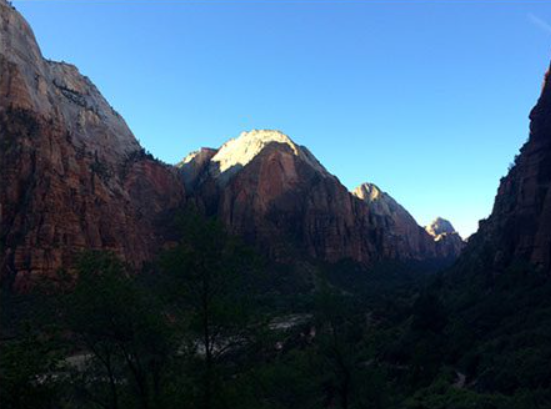
#> input picture week 4/1.png, 551 x 409 px
$ jupyter execute task2.ipynb
#> lines starting #> are read from the running program, lines starting #| are printed output that depends on the picture
[cell 1]
import cv2
import numpy as np
import matplotlib.pyplot as plt

[cell 2]
def contrast_stretching(img_path, s_max, s_min):

#> called with img_path = '1.png', s_max = 0, s_min = 50
    img = cv2.imread(img_path)
#> img is the input picture: shape (409, 551, 3); mean B, G, R 112.1, 87.7, 59.3
    r_min = np.min(img)
#> r_min = 0
    r_max = np.max(img)
#> r_max = 255

    s = ((s_max - s_min)/(r_max - r_min))*(img-r_min) + s_min
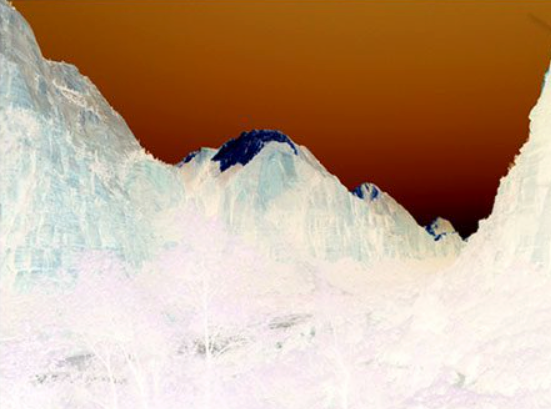
#> s: shape (409, 551, 3) float64; mean B, G, R 28, 32.8, 38.4; drawn with min black and max white

    s = np.clip(s, s_min, s_max).astype('uint8')
#> s: shape (409, 551, 3); every value is 0
    plt.figure(figsize=[15, 5])
    plt.subplot(121)
    plt.imshow(img[..., ::-1])
    plt.title("Original")
    plt.subplot(122)
    plt.imshow(s[..., ::-1])
    plt.title("Contrast Stretching")
    plt.show()
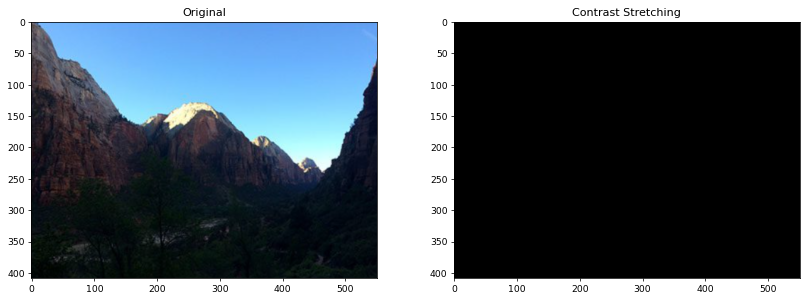
#> figure drawn by matplotlib, 2 panels

    return s

[cell 3]
res1 = contrast_stretching('1.png', 0, 50)

[cell 4]
res1 = contrast_stretching('1.png', 300, 0)
#> call 2 of contrast_stretching, with img_path = '1.png', s_max = 300, s_min = 0
#> in contrast_stretching (call 2), `s = np.clip(s, s_min, s_max).astype('uint8')`:
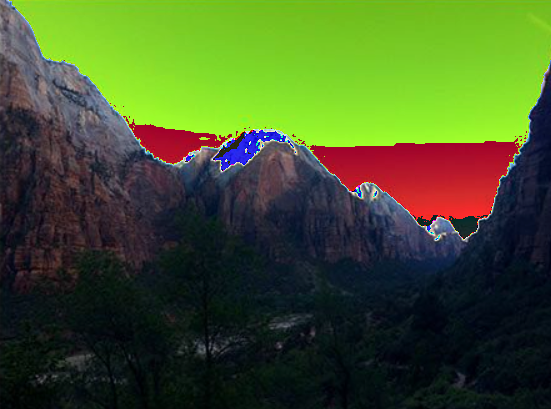
#> s: shape (409, 551, 3); mean B, G, R 41.7, 86, 67.1
#> in contrast_stretching (call 2), `plt.show()`:
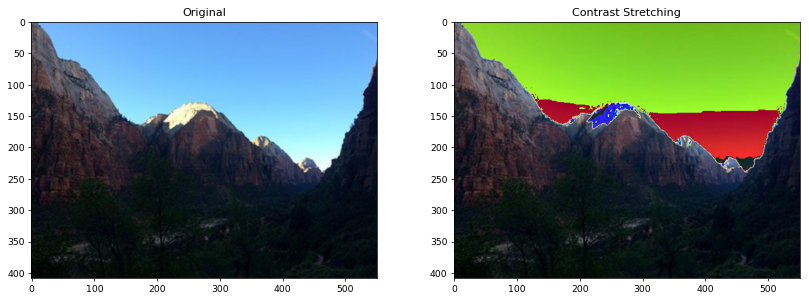
#> figure drawn by matplotlib, 2 panels

$ run again, with week 4/2.png copied over week 4/1.png
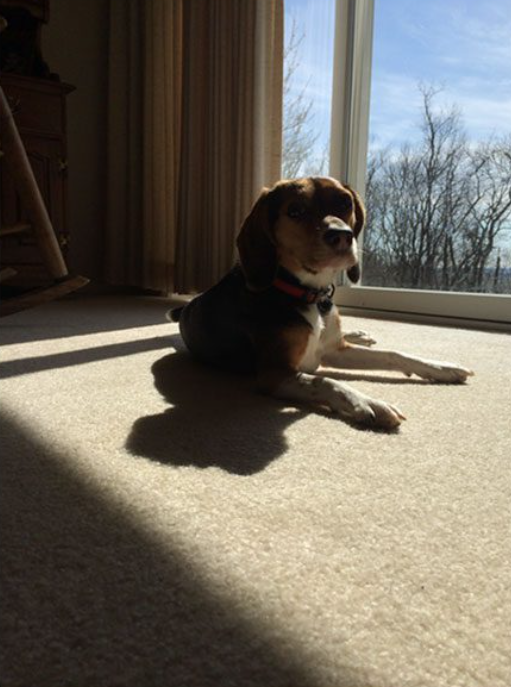
#> input picture week 4/2.png, 511 x 687 px
#> in contrast_stretching, img is the input picture: shape (687, 511, 3); mean B, G, R 95.1, 105.6, 111.7
#> r_min = 0
#> r_max = 255
#> in contrast_stretching (call 2), `s = np.clip(s, s_min, s_max).astype('uint8')`:
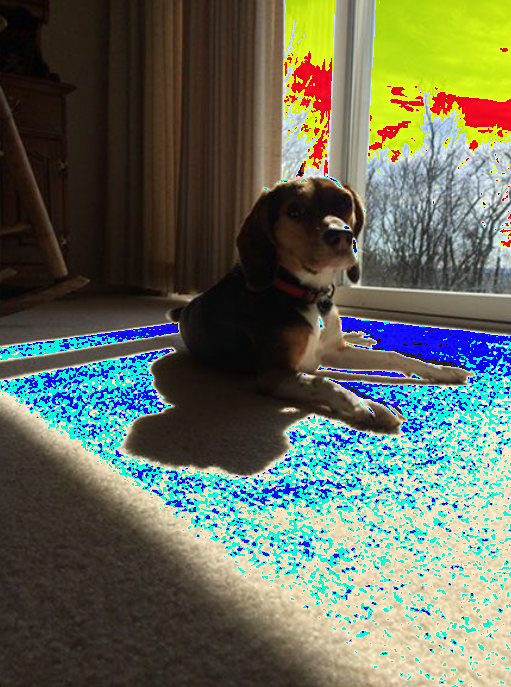
#> s: shape (687, 511, 3); mean B, G, R 92, 109.3, 99.9
#> in contrast_stretching (call 2), `plt.show()`:
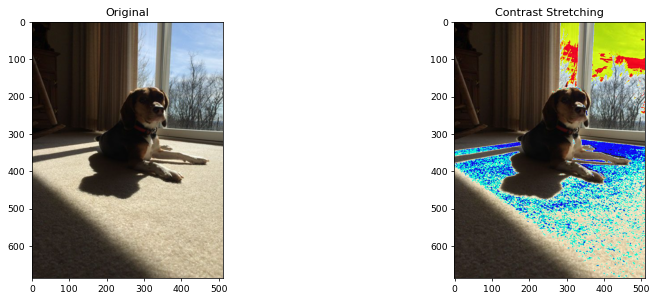
#> figure drawn by matplotlib, 2 panels

$ run again, with week 4/4.png copied over week 4/1.png
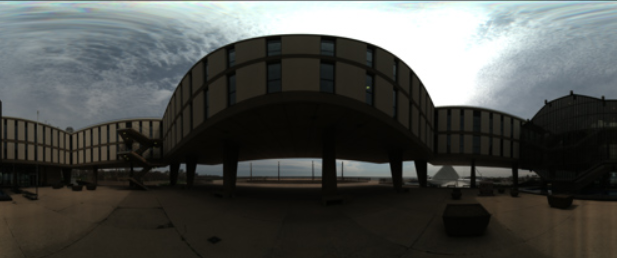
#> input picture week 4/4.png, 617 x 258 px
#> in contrast_stretching, img is the input picture: shape (258, 617, 3); mean B, G, R 75.9, 78.8, 76.7
#> r_min = 0
#> r_max = 255
#> in contrast_stretching, `s = ((s_max - s_min)/(r_max - r_min))*(img-r_min) + s_min`:
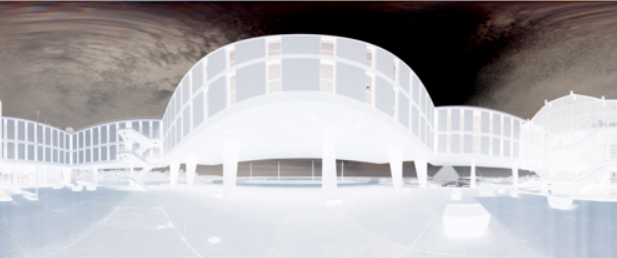
#> s: shape (258, 617, 3) float64; mean B, G, R 35.1, 34.5, 35; drawn with min black and max white
#> in contrast_stretching (call 2), `plt.show()`:
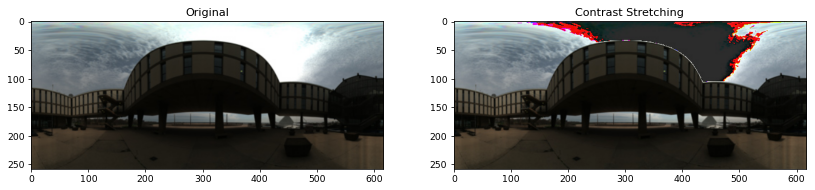
#> figure drawn by matplotlib, 2 panels
